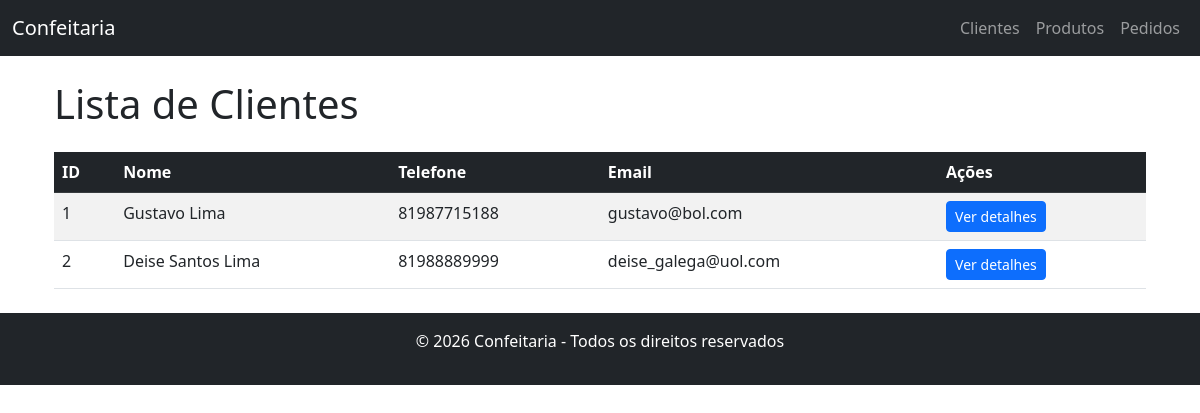
/clientes/, run on the app's committed database.
### clientes/models.py (models this page shows, shortened)
class Cliente(models.Model):
    nome = models.CharField(max_length=100)
    telefone = models.CharField(max_length=20, blank=True, null=True)
    email = models.EmailField(unique=True)

### clientes/views.py (the view)
# urls.py: path('', views.lista_clientes, name='lista_clientes'),
def lista_clientes(request):
    clientes = Cliente.objects.all()
    return render(request, 'clientes/lista_clientes.html', {'clientes': clientes})

### templates/clientes/lista_clientes.html
{% extends "base.html" %}
{% block content %}
<div class="container mt-4">
    <h1 class="mb-4">Lista de Clientes</h1>
    <table class="table table-striped table-hover">
        <thead class="table-dark">
            <tr>
                <th>ID</th>
                <th>Nome</th>
                <th>Telefone</th>
                <th>Email</th>
                <th>Ações</th>
            </tr>
        </thead>
        <tbody>
            {% for cliente in clientes %}
            <tr>
                <td>{{ cliente.id }}</td>
                <td>{{ cliente.nome }}</td>
                <td>{{ cliente.telefone }}</td>
                <td>{{ cliente.email }}</td>
                <td>
                    <a href="{% url 'detalhe_clientes' cliente.id %}" class="btn btn-sm btn-primary">
                        Ver detalhes
                    </a>
                </td>
            </tr>
            {% empty %}
            <tr>
                <td colspan="5" class="text-center">Nenhum cliente encontrado.</td>
            </tr>
            {% endfor %}
        </tbody>
    </table>
</div>
{% endblock %}

### data on the page
Cliente: id "1", nome "Gustavo Lima", telefone "81987715188", email "gustavo@bol.com"
Cliente: id "2", nome "Deise Santos Lima", telefone "81988889999", email "deise_galega@uol.com"

### other printed values
{{ year|default:"2026" }} "2026"
